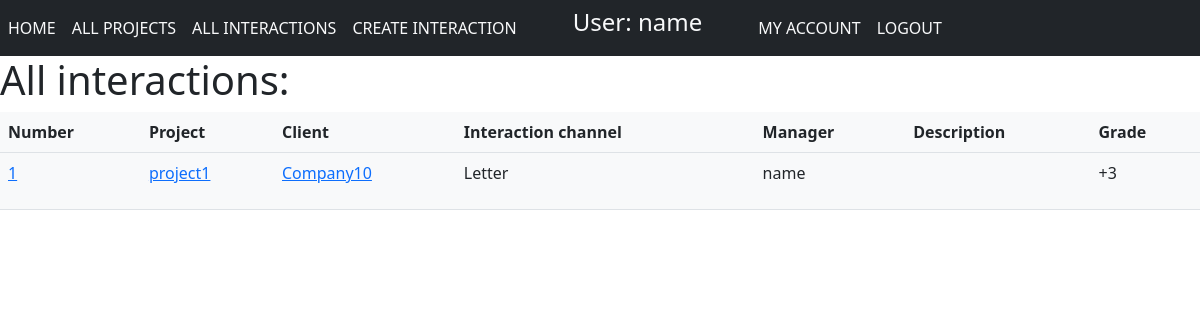
Page /interactions/ (signed in) on the committed database.
### interactions/models.py (models this page shows, shortened)
class Interaction(models.Model):
    project = models.ForeignKey('projects.Project',
                                on_delete=models.CASCADE,
                                related_name='interaction_project',
                                )
    client = models.ForeignKey('clients.Client',
                               on_delete=models.CASCADE,
                               related_name='interaction_client',
                               )
    CHOICE = 'CH'
    REQUEST = 'RQ'
    LETTER = 'LT'
    SITE = 'ST'
    INITIATIVE = 'INT'
    MESSAGE_CHANNEL_CHOICE = [
        (CHOICE, 'Interaction not selected'),
        (REQUEST, 'Request'),
        (LETTER, 'Letter'),
        (SITE, 'Site'),
        (INITIATIVE, 'Initiative of company'),
    ]
    message_channel = models.CharField(max_length=3, choices=MESSAGE_CHANNEL_CHOICE, default=CHOICE,)
    manager = models.ManyToManyField(User, related_name='interaction_manager',)
    description = tinymce_models.HTMLField('Description')
    NOTHING = 'NTH'
    MINUS_ONE = 'M1'
    MINUS_TWO = 'M2'
    MINUS_THREE = 'M3'
    MINUS_FOUR = 'M4'
    MINUS_FIVE = 'M5'
    PLUS_ONE = 'P1'
    PLUS_TWO = 'P2'
    PLUS_THREE = 'P3'
    PLUS_FOUR = 'P4'
    PLUS_FIVE = 'P5'
    GRADE_CHOICE = [
        (MINUS_FIVE, '-5'),
        (MINUS_FOUR, '-4'),
        (MINUS_THREE, '-3'),
        (MINUS_TWO, '-2'),
        (MINUS_ONE, '-1'),
        (NOTHING, 'No grade'),
        (PLUS_ONE, '+1'),
        (PLUS_TWO, '+2'),
        (PLUS_THREE, '+3'),
        (PLUS_FOUR, '+4'),
        (PLUS_FIVE, '+5'),
    ]
    grade = models.CharField(max_length=3, choices=GRADE_CHOICE, default=NOTHING,)
    def get_absolute_url(self):
        return reverse('interaction_detail', kwargs={'interaction_id': self.pk})

### projects/models.py (models this page shows)
class Project(models.Model):
    name = CharField(max_length=50)
    description = tinymce_models.HTMLField('Description')
    date_start = DateTimeField()
    date_end = DateTimeField()
    price = models.DecimalField(max_digits=10, decimal_places=2)
    client = models.ForeignKey('clients.Client', on_delete=models.CASCADE, related_name='company_project')
    def __str__(self):
        return self.name
    def get_absolute_url(self):
        return reverse('project_detail', kwargs={'project_id': self.pk})

### clients/models.py (models this page shows)
class Client(models.Model):
    name_company = models.CharField(max_length=200)
    full_name_user = models.CharField(max_length=100)
    company_description = tinymce_models.HTMLField('Description')
    created = models.DateTimeField(auto_now_add=True)
    updated = models.DateTimeField(auto_now=True)
    address = models.CharField(max_length=200)
    def __str__(self):
        return str(self.name_company)
    def get_absolute_url(self):
        return reverse('client_about', kwargs={'client_id': self.pk})

### interactions/views.py (the view)
# urls.py: path('interactions/', InteractionsList.as_view(), name='interactions_list'),
class InteractionsList(LoginRequiredMixin, PermissionRequiredMixin, ListView):
    model = Interaction
    template_name = 'interactions/interactions_list.html'
    extra_context = {'title': 'All interactions'}
    permission_required = 'interactions.view_interaction'
    def get_context_data(self, **kwargs):
        context = super().get_context_data(**kwargs)
        context['interactions_list'] = Interaction.objects.all().order_by(self.request.GET.get('orderby', 'project'))
        return context

### interactions/templates/interactions/interactions_list.html (shortened to what this page needs)
{% extends 'clients/base.html' %}
{% block content %}
<h1>{{title}}:</h1>
<table class="table bg-light">
  <tr>
    <th>Number</th>
    <th>Project</th>
    <th>Client</th>
    <th>Interaction channel</th>
    <th>Manager</th>
    <th>Description</th>
    <th>Grade</th>
  </tr>
    {% for field in interactions_list %}
    <tr>
      <td>
        <a href="{{ field.get_absolute_url }}">{{field.pk}}</a>
      </td>
      <td>
        <a href="{{ field.project.get_absolute_url }}">{{field.project}}</a>
      </td>
      <td>
        <a href="{{ field.client.get_absolute_url }}">{{field.client}}</a>
      </td>
      <td>{{field.get_message_channel_display}}</td>
      <td>
        {% for field in field.manager.all %}
        <p>{{field}}</p>
        {% endfor %}
      </td>
      <td>
      </td>
      <td>{{field.get_grade_display}}</td>
    </tr>
    {% endfor %}
</table>
{% endblock %}

### clients/templates/clients/base.html (shortened to what this page needs)
<!doctype html>
<html lang="en">
  <head>
    <link href="https://cdn.jsdelivr.net/npm/bootstrap@5.1.3/dist/css/bootstrap.min.css" rel="stylesheet">
  </head>
  <body>
    <nav class="navbar navbar-expand-md navbar-light bg-dark">
      <ul class="navbar-nav">
        <li class="nav-item"><a class="nav-link text-light text-uppercase font-weight-bold"
                                href="/">Home</a></li>
        {% if user.is_authenticated %}
        <li class="nav-item"><a class="nav-link text-light text-uppercase font-weight-bold"
                                href="{% url 'project_list' %}">All projects</a></li>
        {% if perms.interactions.view_interaction %}
        <li class="nav-item"><a class="nav-link text-light text-uppercase font-weight-bold"
                                href="{% url 'interactions_list' %}">All interactions</a></li>
        <li class="nav-item"><a class="nav-link text-light text-uppercase font-weight-bold"
                                href="{% url 'interaction_create' %}">Create interaction</a></li>
        {% endif %}
        <li class="nav-item"><h4 class="text-light font-weight-bold mx-5">User: {{ user.get_username }}</h4></li>
        <li class="nav-item"><a class="nav-link text-light text-uppercase font-weight-bold"
                                href="#">My account</a></li>
        <li class="nav-item"><a class="nav-link text-light text-uppercase font-weight-bold"
                                href="{% url 'logout'%}?next={{request.path}}">Logout</a></li>
       {% else %}
        <li class="nav-item"><a class="nav-link text-light text-uppercase font-weight-bold"
                                href="{% url 'login'%}?next={{request.path}}">Login</a></li>
        <li class="nav-item"><a class="nav-link text-light text-uppercase font-weight-bold"
                                href="{% url 'signup' %}">Sign up</a></li>
       {% endif %}
      </ul>
    </nav>
    <div>
        {% block content %}
        {% endblock %}
    </div>
  </body>
</html>

### rows in the picture
Interaction: pk "1", project "project1", client "Company10", message_channel "Letter", grade "+3"

### other values in the picture
{{ user.get_username }} "name"
{{ title }} "All interactions"
{{ field }} "name"
